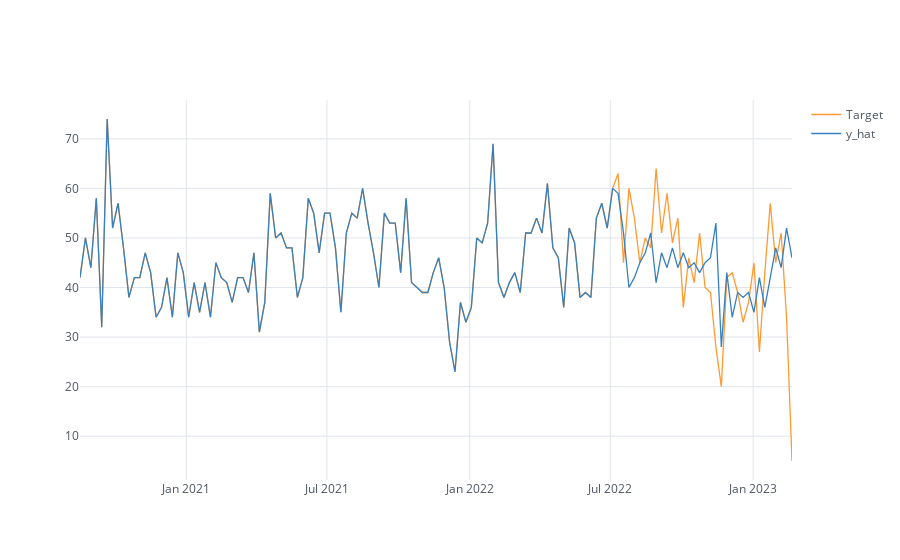

Source (notebook cell):
### Code cell
temp2=df[["date",'Target','y_hat']]
temp2.set_index("date").iplot()

### Figure 1 — Plotly figure (JSON) as saved in the notebook; plotly's stock layout.template omitted (floating-point values rounded to 4 significant figures; data arrays with more than 128 entries replaced by an {"elided": "..."} marker saying what was removed)
{"data": [{"line": {"color": "rgba(255, 153, 51, 1.0)", "dash": "solid", "shape": "linear", "width": 1.3}, "mode": "lines", "name": "Target", "text": "", "type": "scatter", "x": {"elided": "132 str values"}, "y": {"elided": "132 int values"}}, {"line": {"color": "rgba(55, 128, 191, 1.0)", "dash": "solid", "shape": "linear", "width": 1.3}, "mode": "lines", "name": "y_hat", "text": "", "type": "scatter", "x": {"elided": "132 str values"}, "y": {"elided": "132 int values"}}], "layout": {"autosize": true, "legend": {"bgcolor": "#FFFFFF", "font": {"color": "#4D5663"}}, "paper_bgcolor": "#FFFFFF", "plot_bgcolor": "#FFFFFF", "title": {"font": {"color": "#4D5663"}}, "xaxis": {"autorange": true, "gridcolor": "#E1E5ED", "range": ["2020-08-17", "2023-02-20"], "showgrid": true, "tickfont": {"color": "#4D5663"}, "title": {"font": {"color": "#4D5663"}, "text": ""}, "type": "date", "zerolinecolor": "#E1E5ED"}, "yaxis": {"autorange": true, "gridcolor": "#E1E5ED", "range": [1.167, 77.83], "showgrid": true, "tickfont": {"color": "#4D5663"}, "title": {"font": {"color": "#4D5663"}, "text": ""}, "type": "linear", "zerolinecolor": "#E1E5ED"}}}
